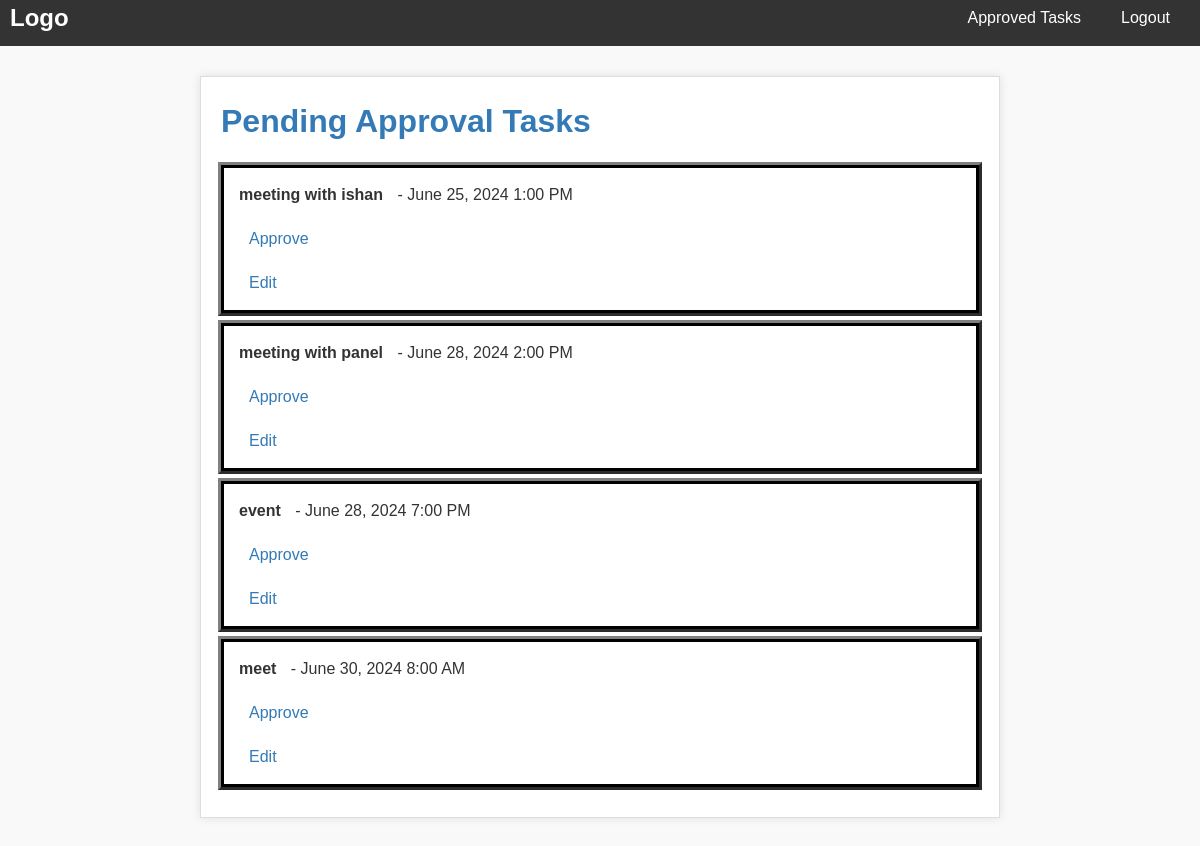
The page /calendar/admin_task_list/ (signed in) on the database its author committed.
### calendar_app/models.py (models this page shows, shortened)
class Task1(models.Model):
    user = models.ForeignKey(User, on_delete=models.CASCADE)
    date = models.DateField()
    choice_options = [
        ('6:00 AM', '6:00AM'),
        ('7:00 AM', '7:00AM'),
        ('8:00 AM', '8:00AM'),
        ('9:00 AM', '9:00AM'),
        ('10:00 AM', '10:00AM'),
        ('11:00 AM', '11:00AM'),
        ('12:00 PM', '12:00PM'),
        ('1:00 PM', '1:00PM'),
        ('2:00 PM', '2:00PM'),
        ('3:00 PM', '3:00PM'),
        ('4:00 PM', '4:00PM'),
        ('5:00 PM', '5:00PM'),
        ('6:00 PM', '6:00PM'),
        ('7:00 PM', '7:00PM'),
        ('8:00 PM', '8:00PM'),
        ('9:00 PM',  '9:00PM'),
    ]
    time = models.CharField(max_length=20, choices=choice_options)
    title = models.CharField(max_length=200)
    description = models.TextField(blank=True, null=True)
    approved = models.BooleanField(default=False)  # For admin approval

### calendar_app/views.py (the view)
# urls.py: path('admin_task_list/', calendar_views.admin_task_list, name='admin_task_list'),#admin dep1
@login_required
def admin_task_list(request):                    #for admin of dept1 to see and approve the task for their department users
    tasks = Task1.objects.filter(approved=False)
    return render(request, 'admin_task_list.html', {'tasks': tasks})

### calendar_app/templates/admin_task_list.html (shortened to what this page needs)
{% load admin_urls %}
{% load static %}
<!DOCTYPE html>
<html lang="en">
<head>
    <link rel="stylesheet" href="{% static 'calendar_app/style4.css' %}">
</head>
<body>
   <nav>
        <div class="logo">Logo</div>
        <ul class="nav-links">
            <li><a href="{% url 'admin_task_views' %}">Approved Tasks</a></li>
            <li><a href="{% url 'logout' %}">Logout</a></li>
        </ul>
    </nav>
    <div class="admin-interface">
        <h1>Pending Approval Tasks</h1>
        <ul class="task-list">
            {% for task in tasks %}
            <li>
                <span>{{ task.title }}</span> - {{ task.date }} {{ task.time }}
                <a href="{% url 'approve_task' task.id %}">Approve</a>
                <a href="{% url 'admin_edit_task' task.pk %}">Edit</a>
            </li>
            {% endfor %}
        </ul>
    </div>
</body>
</html>

### calendar_app/static/calendar_app/style4.css (style rules this page uses)
* { box-sizing: border-box; margin: 0; padding: 0; }
body { font-family: Arial, sans-serif; font-size: 16px; line-height: 1.5; color: #333; background-color: #f9f9f9; }
nav { display: flex; justify-content: space-between; align-items: center; background-color: #333; color: #fff; padding: 10px 20px; margin:-10px; }
.logo { font-size: 24px; font-weight: bold; }
.nav-links { list-style-type: none; margin: 0; padding: 0; display: flex; }
.nav-links li { margin-left: 20px; }
.nav-links a { text-decoration: none; color: white; transition: color 0.3s ease; margin-right:20px; }
h1 { font-weight: bold; color: #337ab7; margin-bottom: 20px; }
a { text-decoration: none; color: #337ab7; }
.task-list { list-style: none; padding: 0; margin: 0; }
.task-list li { padding: 15px; border-bottom: 1px solid #ddd; }
.task-list li:last-child { border-bottom: ; }
.task-list li a { margin-left: 10px; color: #337ab7; }
.task-list li span { font-weight: bold; margin-right: 10px; }
.admin-interface { max-width: 800px; margin: 40px auto; padding: 20px; background-color: #fff; border: 1px solid #ddd; box-shadow: 0 0 10px rgba(0, 0, 0, 0.1); }
.admin-interface a { display: block; margin-top: 20px; color: #337ab7; }
.admin-interface li { border:3px solid black; outline-style:outset; outline-color:grey; margin-bottom:10px; }

### rows shown on the page
Task1: title "meeting with ishan", date "June 25, 2024", time "1:00 PM"
Task1: title "meeting with panel", date "June 28, 2024", time "2:00 PM"
Task1: title "event", date "June 28, 2024", time "7:00 PM"
Task1: title "meet", date "June 30, 2024", time "8:00 AM"
